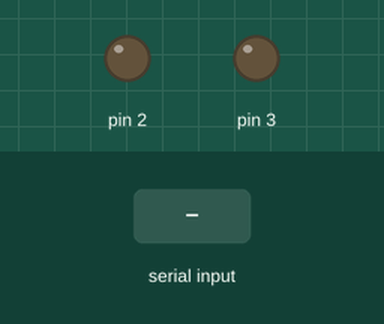
Simulated run of this sketch. Board: Arduino Uno, built with avr-gcc and run on an emulated ATmega328P. On the bench: output pins drawn as LEDs (lit = HIGH). The inputs (shaded band) are chosen by the test bench.

Above: at 1.2 s.
1.3 s: "1" received over Serial
At 3.5 s:
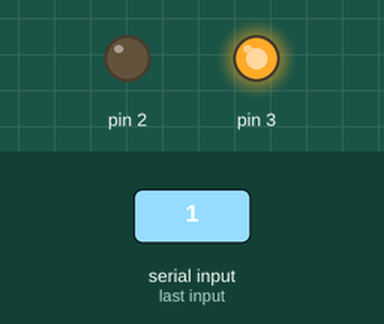
3.8 s: "0" received over Serial
At 5.5 s:
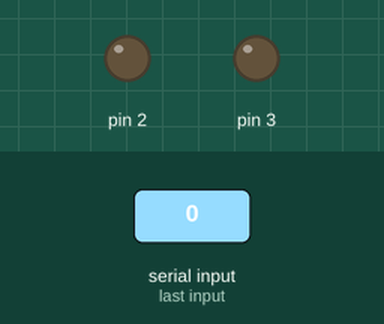
Timing chart, 0 to 7.0 s (numbered marks = the images above; inputs shaded):
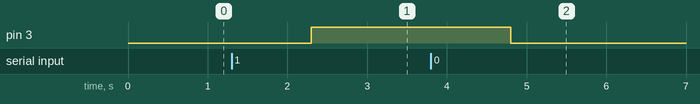

Measured:
- after the input at 1.3 s, pin 3: LOW → HIGH after 1.0 s
- after the input at 3.8 s, pin 3: HIGH → LOW after 1.0 s

The sketch:

LightSwitch.ino
```cpp
void setup()
{

	Serial.begin(9600);
	pinMode(2, OUTPUT);
	pinMode(3, OUTPUT);
}

void loop()
{

	while (Serial.available()){
		String swt = Serial.readString();

		if (swt == "1")
			digitalWrite(3, HIGH);

		else
			digitalWrite(3, LOW);

	}
}
```
